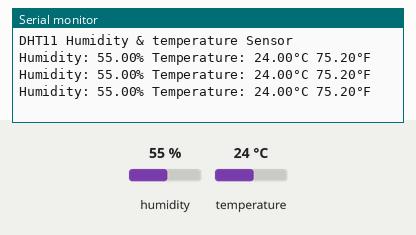
Bench run of a sketch on a simulated Arduino Uno, built with avr-gcc and run on an emulated ATmega328P. On the bench: the last lines printed to the serial monitor. The inputs (shaded band) are chosen by the test bench; at power-on: humidity 55 %, temperature 24 °C.

Above: at 2.2 s.
2.3 s: humidity set to 22 %
At 3.5 s:
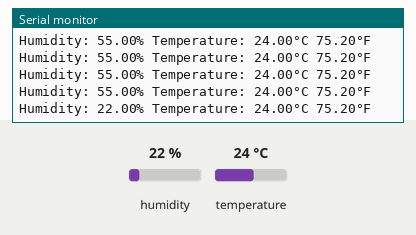
5.0 s: temperature set to 12 °C
At 5.5 s:
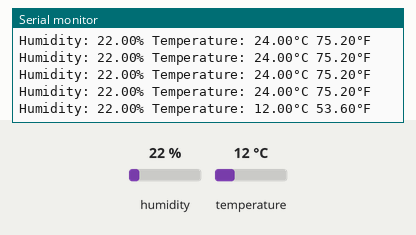
7.7 s: humidity set to 40 %
At 7.7 s:
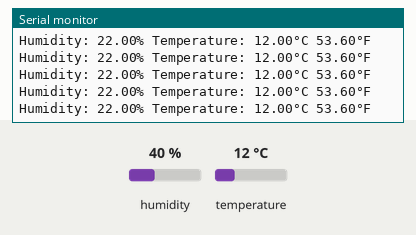
Timing chart, 0 to 10.7 s (numbered marks = the images above; inputs shaded):
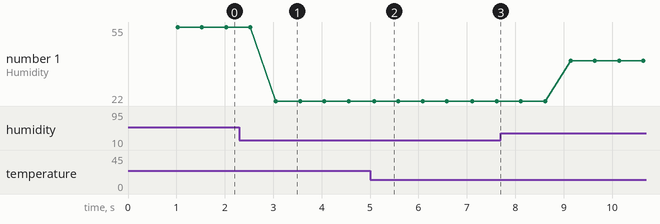

Measured:
- after the input at 2.3 s, the serial monitor: prints a new line after 0.75 s (image 1)
- after the input at 5.0 s, the serial monitor: prints a new line after 0.08 s (image 2)
- plotted number 1: 55 → 22 after the input at 2.3 s, 22 → 40 after the input at 7.7 s

The sketch:

dht.ino
```cpp
// DHT-sensor-library - Version: Latest
#include <DHT.h>

#define DHTPIN 2
#define DHTTYPE DHT11
DHT dht(DHTPIN, DHTTYPE);

void setup(){
 dht.begin();
  Serial.begin(9600);
  Serial.println("DHT11 Humidity & temperature Sensor\n");
  delay(1000);//Wait before accessing Sensor

}

void loop(){
  float h = dht.readHumidity();
  // Read temperature as Celsius (the default)
  float t = dht.readTemperature();
  // Read temperature as Fahrenheit (isFahrenheit = true)
  float f = dht.readTemperature(true);

//try catch block needed
//to test if sensor is running and giving out value

  Serial.print(F("Humidity: "));
  Serial.print(h);
  Serial.print(F("% Temperature: "));
  Serial.print(t);
  Serial.print(F("°C "));
  Serial.print(f);
  Serial.print(F("°F\n"));

  delay(500);
}
```
